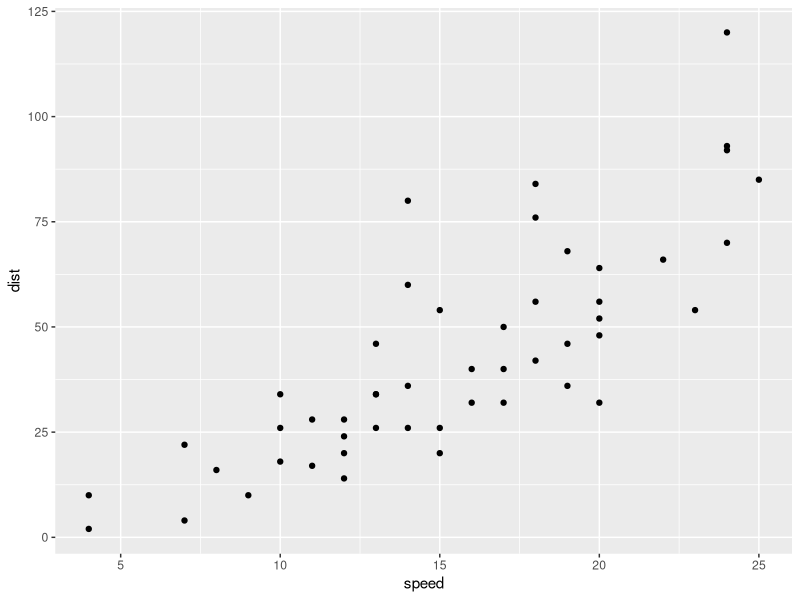
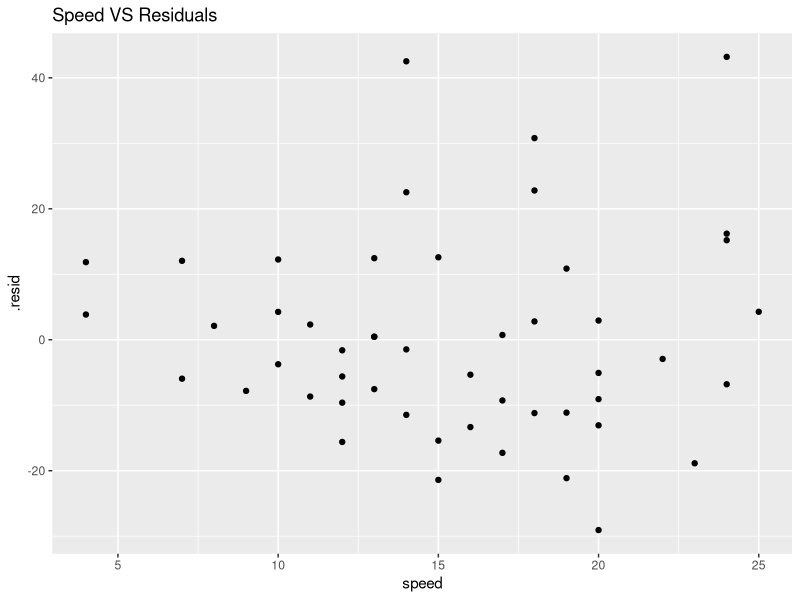
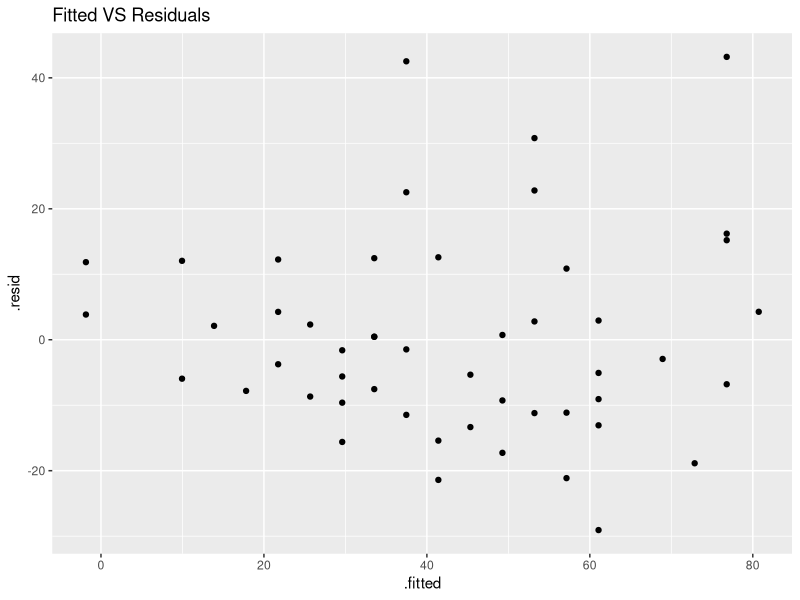

Recreate these plots in R, in order.
## ---- chunk 1
knitr::opts_chunk$set(echo = TRUE)
library(ggplot2)
library(broom)
## ---- chunk 2
data("cars")
qplot(speed, dist, data = cars)
## ---- chunk 3

fit <- lm(dist ~ speed, data = cars)
summary(fit)
   
## ---- chunk 4
augFit <- augment(fit)

mean(fit$residuals)



qplot(speed, .resid, data = augFit, main = 'Speed VS Residuals')
qplot(.fitted, .resid, data = augFit, main = 'Fitted VS Residuals')
augFit
   
## ---- chunk 5
new <- data.frame(speed = c(6, 10.5, 14.7, 18.3, 21))
new

print('Prediction')
predict(fit, newdata = new, interval = 'prediction')

print('Confidence')
predict(fit, newdata = new, interval = 'confidence')

## ---- chunk 6
fitSSM <- lm(dist ~ factor(speed), data = cars )
summary(fitSSM)


## ---- chunk 7

anova(fit, fitSSM)

